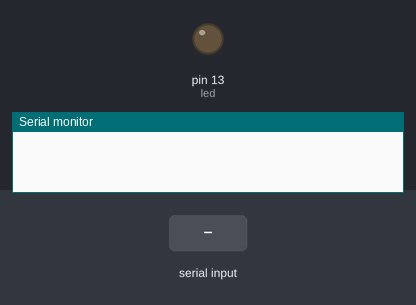
Simulated run of this sketch. Board: Arduino Uno, built with avr-gcc and run on an emulated ATmega328P. On the bench: output pins drawn as LEDs (lit = HIGH), the last lines printed to the serial monitor. The test bench sets the inputs (shaded band).

Above: at 1.2 s.
1.3 s: "LEDON\n" received over Serial
At 2.1 s:
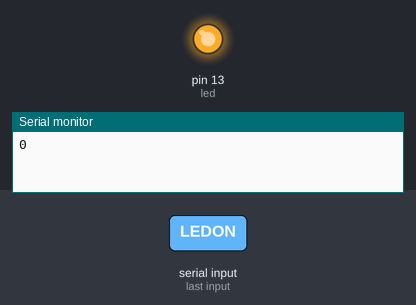
2.8 s: "LEDOFF\n" received over Serial
At 3.3 s:
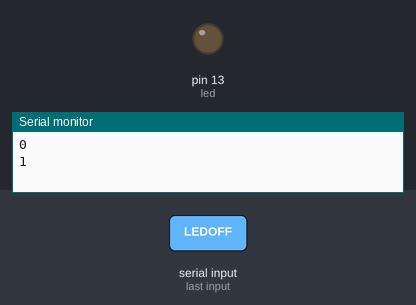
Timing chart, 0 to 5.8 s (numbered marks = the images above; inputs shaded):
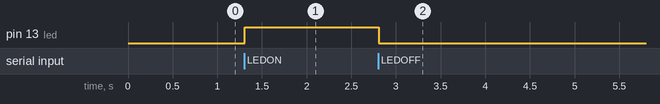

The sketch:

LEDcontrol.ino
```cpp
/*
  Blink
  Turns on an LED on or off
 */

// Pin 13 has an LED connected on most Arduino boards.
// give it a name:
int led = 13;


String inputString = "";         // a string to hold incoming data
boolean stringComplete = false;  // whether the string is complete


// the setup routine runs once when you press reset:
void setup() {
  Serial.begin(9600);

  // initialize the digital pin as an output.
  pinMode(led, OUTPUT);
  digitalWrite(led, LOW);
}


int count = 0;
// the loop routine runs over and over again forever:
void loop() {

    if (Serial.available()) {
        while (Serial.available()) {
            char inChar = (char)Serial.read();
            inputString += inChar;
            if (inChar == '\n') {
                stringComplete = true;
                break;
            }
        }
    }

    if (stringComplete) {
        // this might represent a command send from the
        // phone side.  After reading it we would
        // parse it and then schedule the action.

        if(inputString.startsWith("LEDON")){
                  digitalWrite(led, HIGH);
         }else if(inputString.startsWith("LEDOFF")){
                  digitalWrite(led, LOW);
         }


        inputString = "";
        stringComplete = false;

        Serial.println(count++);
        Serial.flush();
    }

}
```

Measured:
- after the input at 1.3 s, pin 13 (led): LOW → HIGH at once
- after the input at 2.8 s, pin 13 (led): HIGH → LOW at once
